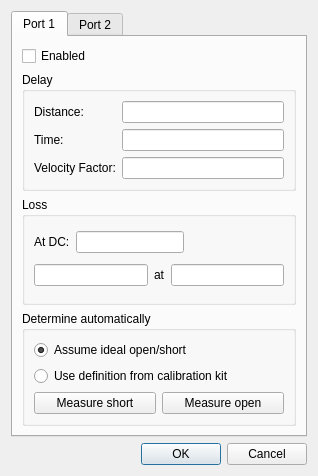
<?xml version="1.0" encoding="UTF-8"?>
<ui version="4.0">
 <class>PortExtensionEditDialog</class>
 <widget class="QDialog" name="PortExtensionEditDialog">
  <property name="geometry">
   <rect>
    <x>0</x>
    <y>0</y>
    <width>318</width>
    <height>476</height>
   </rect>
  </property>
  <property name="windowTitle">
   <string>Port Extension</string>
  </property>
  <property name="modal">
   <bool>true</bool>
  </property>
  <layout class="QVBoxLayout" name="verticalLayout_3">
   <item>
    <widget class="QTabWidget" name="tabWidget">
     <property name="currentIndex">
      <number>0</number>
     </property>
     <widget class="QWidget" name="tab">
      <attribute name="title">
       <string>Port 1</string>
      </attribute>
      <layout class="QVBoxLayout" name="verticalLayout_7">
       <item>
        <widget class="QCheckBox" name="P1Enabled">
         <property name="text">
          <string>Enabled</string>
         </property>
        </widget>
       </item>
       <item>
        <widget class="QGroupBox" name="groupBox">
         <property name="title">
          <string>Delay</string>
         </property>
         <layout class="QFormLayout" name="formLayout">
          <item row="0" column="0">
           <widget class="QLabel" name="label">
            <property name="text">
             <string>Distance:</string>
            </property>
           </widget>
          </item>
          <item row="0" column="1">
           <widget class="SIUnitEdit" name="P1Distance"/>
          </item>
          <item row="1" column="0">
           <widget class="QLabel" name="label_2">
            <property name="text">
             <string>Time:</string>
            </property>
           </widget>
          </item>
          <item row="1" column="1">
           <widget class="SIUnitEdit" name="P1Time"/>
          </item>
          <item row="2" column="0">
           <widget class="QLabel" name="label_3">
            <property name="text">
             <string>Velocity Factor:</string>
            </property>
           </widget>
          </item>
          <item row="2" column="1">
           <widget class="SIUnitEdit" name="P1Velocity"/>
          </item>
         </layout>
        </widget>
       </item>
       <item>
        <widget class="QGroupBox" name="groupBox_2">
         <property name="title">
          <string>Loss</string>
         </property>
         <layout class="QVBoxLayout" name="verticalLayout">
          <item>
           <layout class="QHBoxLayout" name="horizontalLayout_2">
            <item>
             <widget class="QLabel" name="label_4">
              <property name="text">
               <string>At DC:</string>
              </property>
             </widget>
            </item>
            <item>
             <widget class="SIUnitEdit" name="P1DCloss"/>
            </item>
            <item>
             <spacer name="horizontalSpacer">
              <property name="orientation">
               <enum>Qt::Horizontal</enum>
              </property>
              <property name="sizeHint" stdset="0">
               <size>
                <width>40</width>
                <height>20</height>
               </size>
              </property>
             </spacer>
            </item>
           </layout>
          </item>
          <item>
           <layout class="QHBoxLayout" name="horizontalLayout">
            <item>
             <widget class="SIUnitEdit" name="P1Loss"/>
            </item>
            <item>
             <widget class="QLabel" name="label_5">
              <property name="text">
               <string>at</string>
              </property>
             </widget>
            </item>
            <item>
             <widget class="SIUnitEdit" name="P1Frequency"/>
            </item>
           </layout>
          </item>
         </layout>
        </widget>
       </item>
       <item>
        <widget class="QGroupBox" name="groupBox_3">
         <property name="title">
          <string>Determine automatically</string>
         </property>
         <layout class="QVBoxLayout" name="verticalLayout_2">
          <item>
           <widget class="QRadioButton" name="P1ideal">
            <property name="text">
             <string>Assume ideal open/short</string>
            </property>
            <property name="checked">
             <bool>true</bool>
            </property>
           </widget>
          </item>
          <item>
           <widget class="QRadioButton" name="P1calkit">
            <property name="text">
             <string>Use definition from calibration kit</string>
            </property>
           </widget>
          </item>
          <item>
           <layout class="QHBoxLayout" name="horizontalLayout_3">
            <item>
             <widget class="QPushButton" name="P1short">
              <property name="text">
               <string>Measure short</string>
              </property>
             </widget>
            </item>
            <item>
             <widget class="QPushButton" name="P1open">
              <property name="text">
               <string>Measure open</string>
              </property>
             </widget>
            </item>
           </layout>
          </item>
         </layout>
        </widget>
       </item>
      </layout>
     </widget>
     <widget class="QWidget" name="tab_2">
      <attribute name="title">
       <string>Port 2</string>
      </attribute>
      <layout class="QVBoxLayout" name="verticalLayout_6">
       <item>
        <widget class="QCheckBox" name="P2Enabled">
         <property name="text">
          <string>Enabled</string>
         </property>
        </widget>
       </item>
       <item>
        <widget class="QGroupBox" name="groupBox_6">
         <property name="title">
          <string>Delay</string>
         </property>
         <layout class="QFormLayout" name="formLayout_2">
          <item row="0" column="0">
           <widget class="QLabel" name="label_8">
            <property name="text">
             <string>Distance:</string>
            </property>
           </widget>
          </item>
          <item row="0" column="1">
           <widget class="SIUnitEdit" name="P2Distance"/>
          </item>
          <item row="1" column="0">
           <widget class="QLabel" name="label_9">
            <property name="text">
             <string>Time:</string>
            </property>
           </widget>
          </item>
          <item row="1" column="1">
           <widget class="SIUnitEdit" name="P2Time"/>
          </item>
          <item row="2" column="0">
           <widget class="QLabel" name="label_10">
            <property name="text">
             <string>Velocity Factor:</string>
            </property>
           </widget>
          </item>
          <item row="2" column="1">
           <widget class="SIUnitEdit" name="P2Velocity"/>
          </item>
         </layout>
        </widget>
       </item>
       <item>
        <widget class="QGroupBox" name="groupBox_5">
         <property name="title">
          <string>Loss</string>
         </property>
         <layout class="QVBoxLayout" name="verticalLayout_5">
          <item>
           <layout class="QHBoxLayout" name="horizontalLayout_5">
            <item>
             <widget class="QLabel" name="label_6">
              <property name="text">
               <string>At DC:</string>
              </property>
             </widget>
            </item>
            <item>
             <widget class="SIUnitEdit" name="P2DCloss"/>
            </item>
            <item>
             <spacer name="horizontalSpacer_2">
              <property name="orientation">
               <enum>Qt::Horizontal</enum>
              </property>
              <property name="sizeHint" stdset="0">
               <size>
                <width>40</width>
                <height>20</height>
               </size>
              </property>
             </spacer>
            </item>
           </layout>
          </item>
          <item>
           <layout class="QHBoxLayout" name="horizontalLayout_6">
            <item>
             <widget class="SIUnitEdit" name="P2Loss"/>
            </item>
            <item>
             <widget class="QLabel" name="label_7">
              <property name="text">
               <string>at</string>
              </property>
             </widget>
            </item>
            <item>
             <widget class="SIUnitEdit" name="P2Frequency"/>
            </item>
           </layout>
          </item>
         </layout>
        </widget>
       </item>
       <item>
        <widget class="QGroupBox" name="groupBox_4">
         <property name="title">
          <string>Determine automatically</string>
         </property>
         <layout class="QVBoxLayout" name="verticalLayout_4">
          <item>
           <widget class="QRadioButton" name="P2ideal">
            <property name="text">
             <string>Assume ideal open/short</string>
            </property>
            <property name="checked">
             <bool>true</bool>
            </property>
           </widget>
          </item>
          <item>
           <widget class="QRadioButton" name="P2calkit">
            <property name="text">
             <string>Use definition from calibration kit</string>
            </property>
           </widget>
          </item>
          <item>
           <layout class="QHBoxLayout" name="horizontalLayout_4">
            <item>
             <widget class="QPushButton" name="P2short">
              <property name="text">
               <string>Measure short</string>
              </property>
             </widget>
            </item>
            <item>
             <widget class="QPushButton" name="P2open">
              <property name="text">
               <string>Measure open</string>
              </property>
             </widget>
            </item>
           </layout>
          </item>
         </layout>
        </widget>
       </item>
      </layout>
     </widget>
    </widget>
   </item>
   <item>
    <widget class="QDialogButtonBox" name="buttonBox">
     <property name="orientation">
      <enum>Qt::Horizontal</enum>
     </property>
     <property name="standardButtons">
      <set>QDialogButtonBox::Cancel|QDialogButtonBox::Ok</set>
     </property>
    </widget>
   </item>
  </layout>
 </widget>
 <customwidgets>
  <customwidget>
   <class>SIUnitEdit</class>
   <extends>QLineEdit</extends>
   <header>CustomWidgets/siunitedit.h</header>
  </customwidget>
 </customwidgets>
 <resources/>
 <connections/>
</ui>
